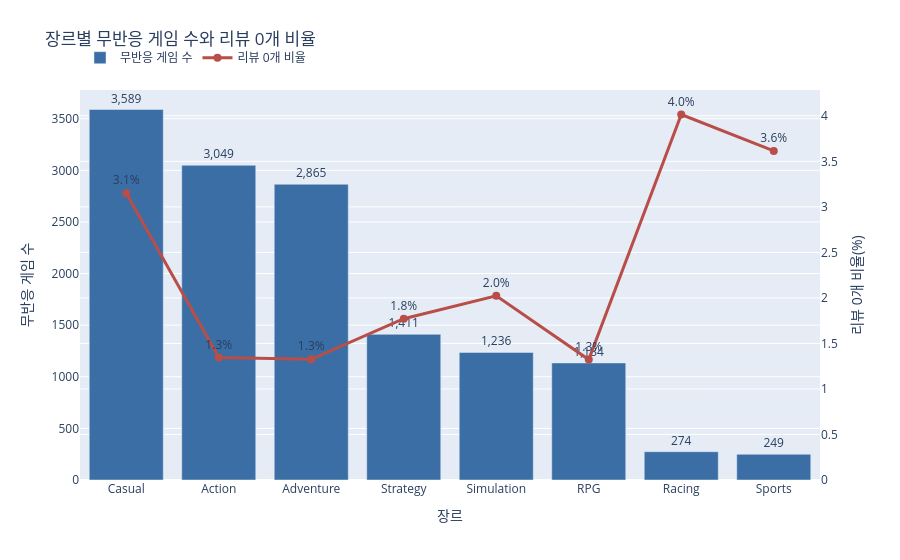
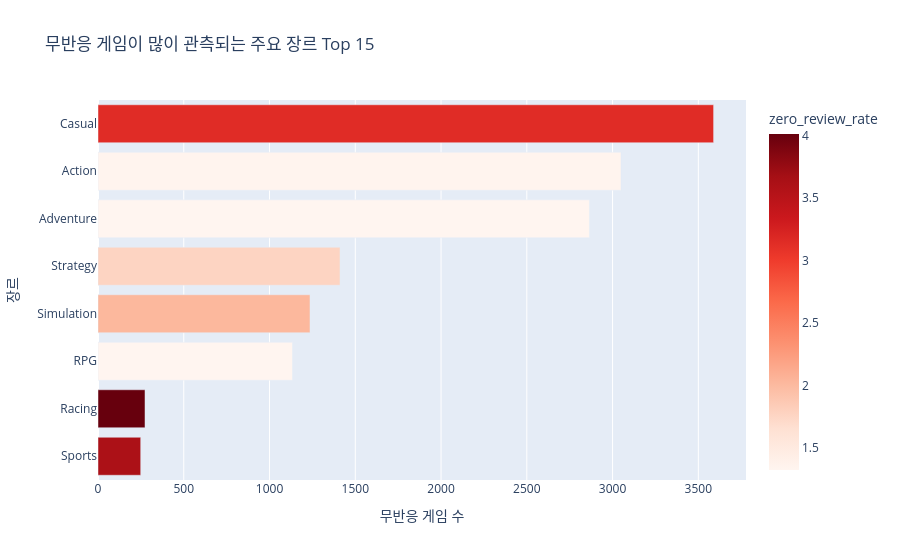

The cell these charts' notebook holds for them, in order:
### Markdown cell above
## 4. 장르 분석

실패 게임의 장르는 단순 빈도와 침묵 강도를 함께 봐야 한다. 게임 수가 많은 장르는 당연히 많이 등장하므로, 장르별 리뷰 수 중앙값과 무반응 비율을 같이 확인한다.

### Code cell
genre_df = df[["appid", "genre_list", "total_reviews", "review_band", "price", "positive_rate"]].explode("genre_list")
genre_df = genre_df.rename(columns={"genre_list": "genre"}).dropna(subset=["genre"])
genre_summary = (
    genre_df.groupby("genre")
    .agg(
        game_count=("appid", "nunique"),
        median_reviews=("total_reviews", "median"),
        zero_review_rate=("total_reviews", lambda s: (s == 0).mean() * 100),
        near_threshold_rate=("total_reviews", lambda s: s.between(7, 9).mean() * 100),
        median_price=("price", "median"),
    )
    .query("game_count >= 50")
    .query("genre != 'Indie'")
    .sort_values(["game_count", "zero_review_rate"], ascending=[False, False])
    .reset_index()
)

display(genre_summary.round(2))

genre_plot = genre_summary.sort_values("game_count", ascending=False)

fig = go.Figure()
fig.add_trace(
    go.Bar(
        x=genre_plot["genre"],
        y=genre_plot["game_count"],
        name="무반응 게임 수",
        marker_color=COLOR_MAIN,
        text=genre_plot["game_count"].map(lambda x: f"{x:,}"),
        textposition="outside",
    )
)
fig.add_trace(
    go.Scatter(
        x=genre_plot["genre"],
        y=genre_plot["zero_review_rate"],
        name="리뷰 0개 비율",
        mode="lines+markers+text",
        yaxis="y2",
        line=dict(color=COLOR_RISK, width=3),
        marker=dict(size=8),
        text=genre_plot["zero_review_rate"].map(lambda x: f"{x:.1f}%"),
        textposition="top center",
    )
)
fig.update_layout(
    title="장르별 무반응 게임 수와 리뷰 0개 비율",
    xaxis_title="장르",
    yaxis=dict(title="무반응 게임 수", rangemode="tozero"),
    yaxis2=dict(title="리뷰 0개 비율(%)", overlaying="y", side="right", rangemode="tozero"),
    legend=dict(orientation="h", y=1.12),
    margin=dict(t=90),
)
fig.show()

fig = px.bar(
    genre_summary.sort_values("game_count", ascending=True).tail(15),
    x="game_count",
    y="genre",
    orientation="h",
    color="zero_review_rate",
    color_continuous_scale="Reds",
    title="무반응 게임이 많이 관측되는 주요 장르 Top 15",
)
fig.update_layout(xaxis_title="무반응 게임 수", yaxis_title="장르")
fig.show()

### Figure 1 — Plotly figure (JSON) as saved in the notebook; plotly's stock layout.template omitted (floating-point values rounded to 4 significant figures)
{"data": [{"marker": {"color": "#3A6EA5"}, "name": "무반응 게임 수", "text": ["3,589", "3,049", "2,865", "1,411", "1,236", "1,134", "274", "249"], "textposition": "outside", "type": "bar", "x": ["Casual", "Action", "Adventure", "Strategy", "Simulation", "RPG", "Racing", "Sports"], "y": [3589, 3049, 2865, 1411, 1236, 1134, 274, 249]}, {"line": {"color": "#B94E48", "width": 3}, "marker": {"size": 8}, "mode": "lines+markers+text", "name": "리뷰 0개 비율", "text": ["3.1%", "1.3%", "1.3%", "1.8%", "2.0%", "1.3%", "4.0%", "3.6%"], "textposition": "top center", "type": "scatter", "x": ["Casual", "Action", "Adventure", "Strategy", "Simulation", "RPG", "Racing", "Sports"], "y": [3.149, 1.345, 1.326, 1.772, 2.023, 1.323, 4.015, 3.614], "yaxis": "y2"}], "layout": {"legend": {"orientation": "h", "y": 1.12}, "margin": {"t": 90}, "title": {"text": "장르별 무반응 게임 수와 리뷰 0개 비율"}, "xaxis": {"title": {"text": "장르"}}, "yaxis": {"rangemode": "tozero", "title": {"text": "무반응 게임 수"}}, "yaxis2": {"overlaying": "y", "rangemode": "tozero", "side": "right", "title": {"text": "리뷰 0개 비율(%)"}}}}

### Figure 2 — Plotly figure (JSON) as saved in the notebook; plotly's stock layout.template omitted (floating-point values rounded to 4 significant figures)
{"data": [{"hovertemplate": "game_count=%{x}<br>genre=%{y}<br>zero_review_rate=%{marker.color}<extra></extra>", "legendgroup": "", "marker": {"color": [3.614, 4.015, 1.323, 2.023, 1.772, 1.326, 1.345, 3.149], "coloraxis": "coloraxis", "pattern": {"shape": ""}}, "name": "", "orientation": "h", "showlegend": false, "textposition": "auto", "type": "bar", "x": [249, 274, 1134, 1236, 1411, 2865, 3049, 3589], "xaxis": "x", "y": ["Sports", "Racing", "RPG", "Simulation", "Strategy", "Adventure", "Action", "Casual"], "yaxis": "y"}], "layout": {"barmode": "relative", "coloraxis": {"colorbar": {"title": {"text": "zero_review_rate"}}, "colorscale": [[0, "rgb(255,245,240)"], [0.125, "rgb(254,224,210)"], [0.25, "rgb(252,187,161)"], [0.375, "rgb(252,146,114)"], [0.5, "rgb(251,106,74)"], [0.625, "rgb(239,59,44)"], [0.75, "rgb(203,24,29)"], [0.875, "rgb(165,15,21)"], [1, "rgb(103,0,13)"]]}, "legend": {"tracegroupgap": 0}, "title": {"text": "무반응 게임이 많이 관측되는 주요 장르 Top 15"}, "xaxis": {"anchor": "y", "domain": [0, 1], "title": {"text": "무반응 게임 수"}}, "yaxis": {"anchor": "x", "domain": [0, 1], "title": {"text": "장르"}}}}
